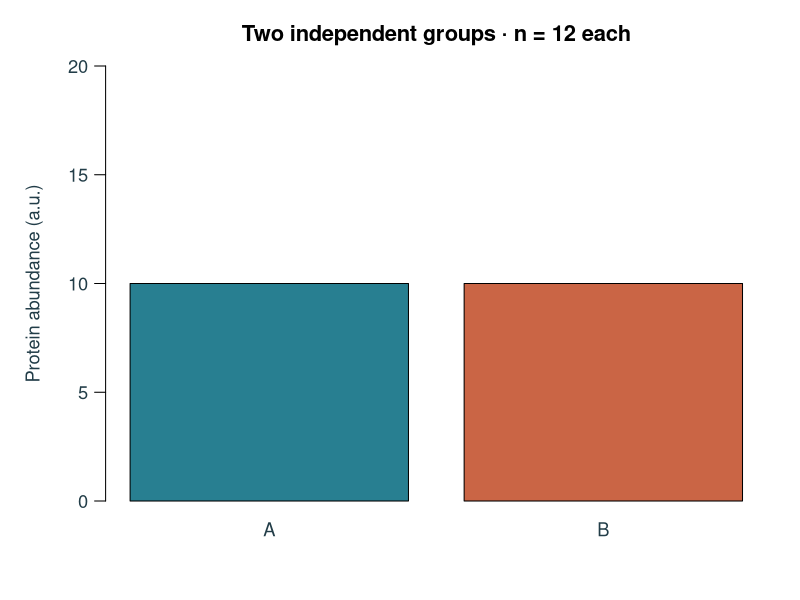
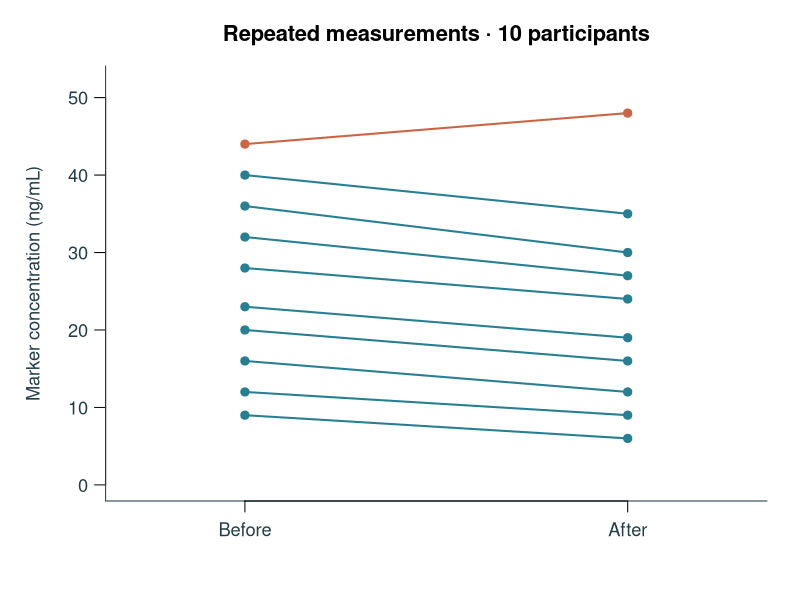
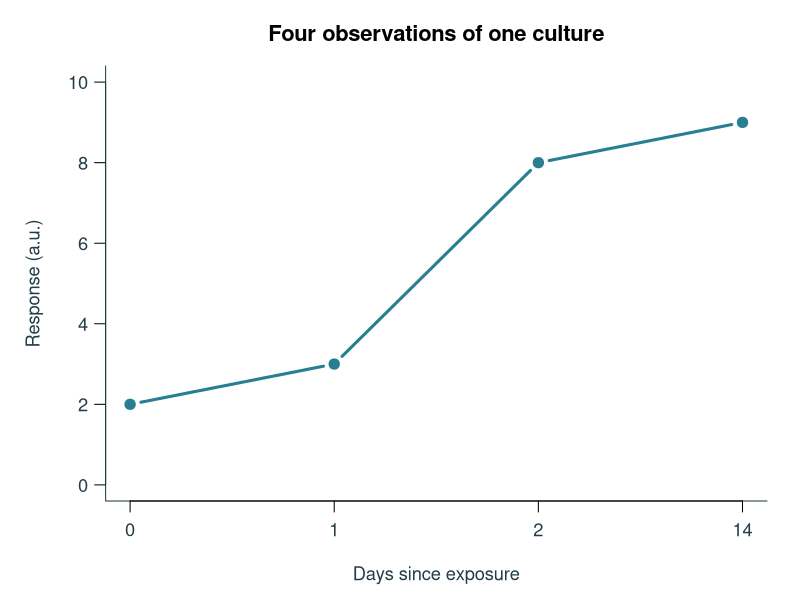
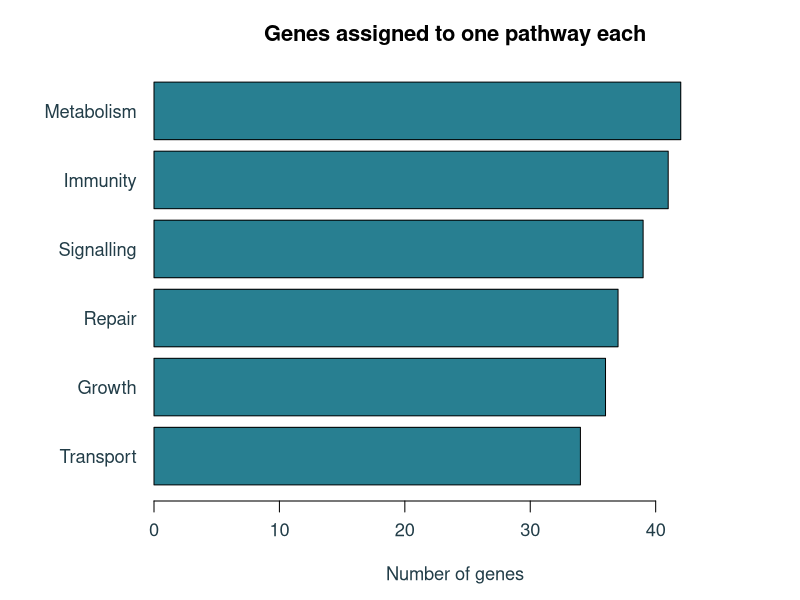
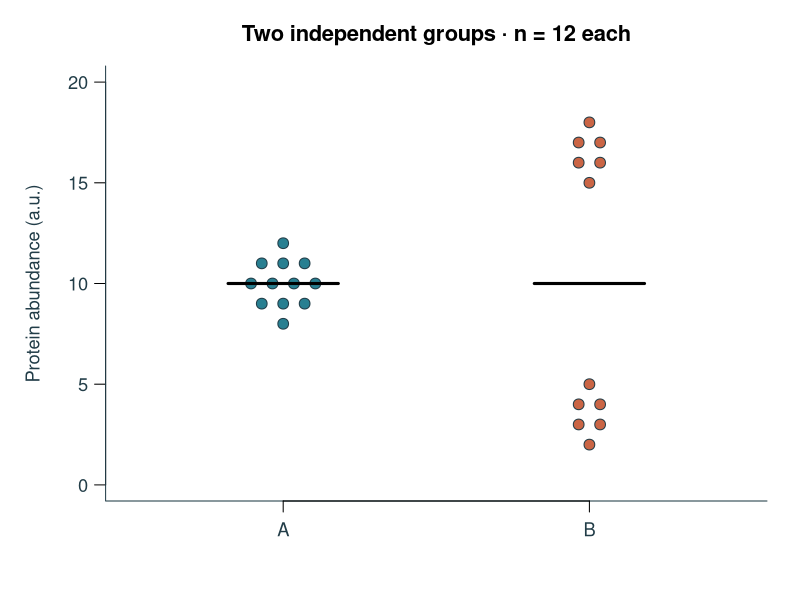
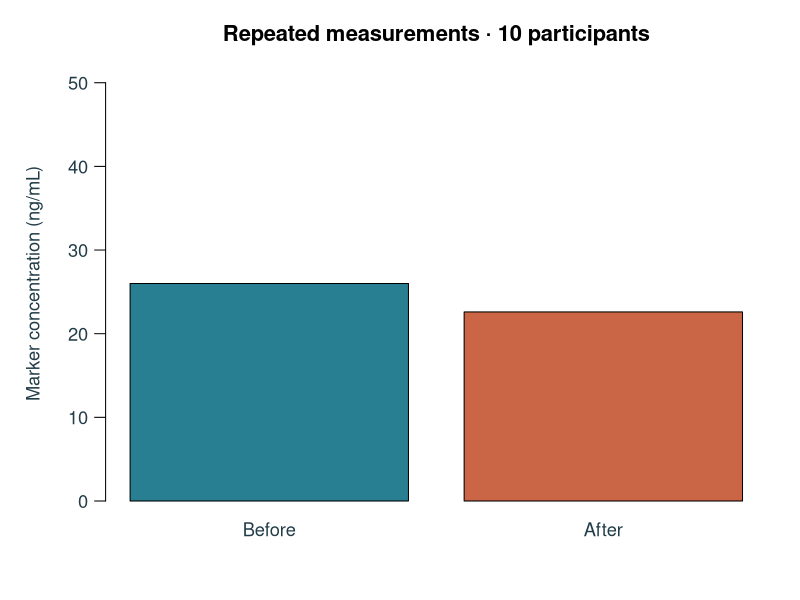
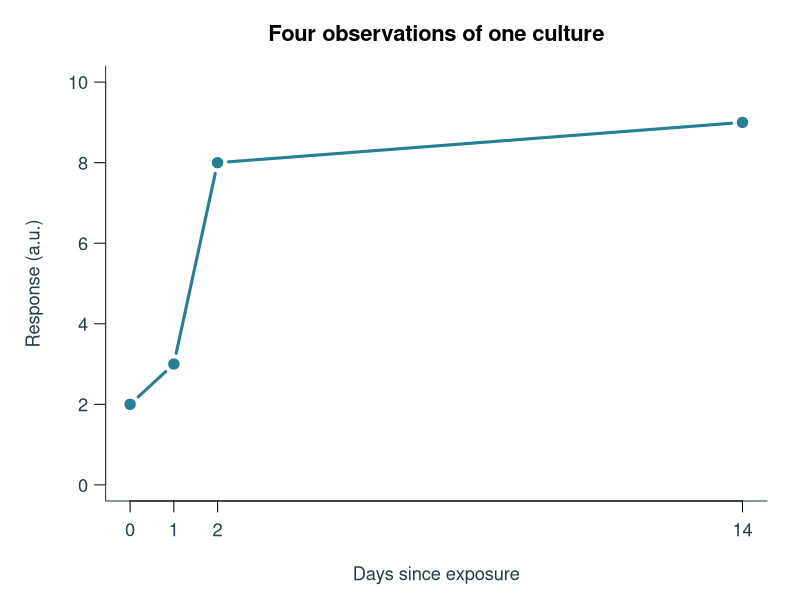
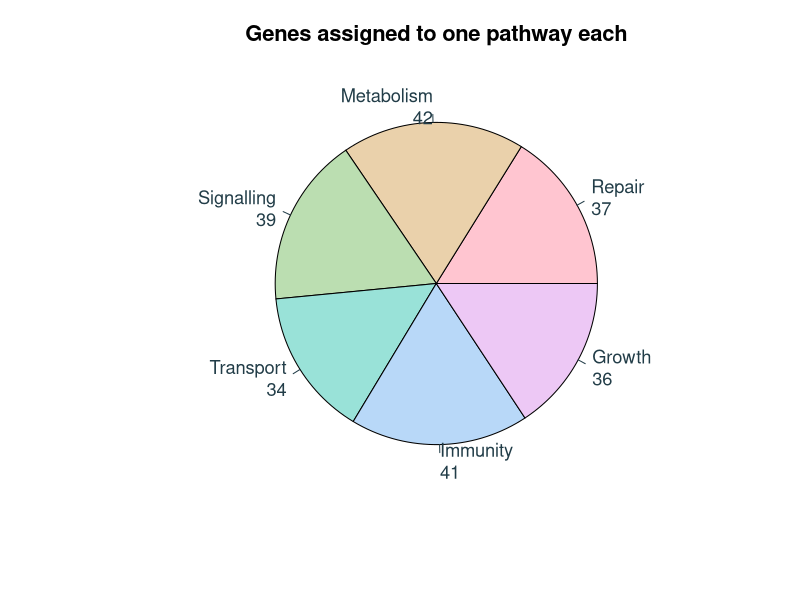

Here is the R script that generated these plots, in order: (Note: this script raises an error after producing the figures.)
# Rebuild original teaching figures. Only base R is required.
# Run from this folder: Rscript generate_plots.R
set.seed(42)
dir.create('assets', showWarnings=FALSE)
dir.create('data', showWarnings=FALSE)
blue <- '#287f91'; orange <- '#ca6545'; ink <- '#223d48'
start <- function(name,w=900,h=620) {
  png(file.path('assets',paste0(name,'.png')),width=w,height=h,res=120)
  par(mar=c(4.5,4.8,3,1.5), mgp=c(2.8,.8,0), col=ink,col.axis=ink,col.lab=ink,
      family='sans',las=1,cex=1.1,bty='l')
}
finish <- function() dev.off()
# Exactly the same rows feed both versions of each comparison.
d <- data.frame(id=1:12, A=c(8,9,9,10,10,10,10,11,11,12,9,11), B=c(2,3,3,4,4,5,15,16,16,17,17,18))
p <- data.frame(id=1:10, before=c(9,12,16,20,23,28,32,36,40,44),after=c(6,9,12,16,19,24,27,30,35,48))
t <- data.frame(day=c(0,1,2,14), response=c(2,3,8,9))
h <- matrix(c(.1,.2,.1,.3,.2,.3,.2,.4,.5,.6,.5,.7,.6,.7,.6,.8),4,4)
rank <- data.frame(pathway=c('Repair','Metabolism','Signalling','Transport','Immunity','Growth'),count=c(37,42,39,34,41,36))
write.csv(d,'data/distributions.csv',row.names=FALSE);write.csv(p,'data/paired.csv',row.names=FALSE)
write.csv(t,'data/time.csv',row.names=FALSE);write.csv(h,'data/heatmap.csv',row.names=FALSE)
write.csv(rank,'data/pathways.csv',row.names=FALSE)
for (v in c('a','b')) {
 start(paste0('distribution-',v))
 if(v=='a') barplot(c(mean(d$A),mean(d$B)),names.arg=c('A','B'),col=c(blue,orange),ylim=c(0,20),ylab='Protein abundance (a.u.)',main='Two independent groups · n = 12 each')
 else {plot(c(1,2),c(0,20),type='n',xlim=c(.5,2.5),ylim=c(0,20),xaxt='n',xlab='',ylab='Protein abundance (a.u.)',main='Two independent groups · n = 12 each');axis(1,1:2,c('A','B'));for(i in 1:2){values<-d[[i+1]];offset<-ave(values,values,FUN=function(z)(seq_along(z)-(length(z)+1)/2)*.07);points(i+offset,values,pch=21,bg=c(blue,orange)[i],cex=1.3);segments(i-.18,mean(values),i+.18,mean(values),lwd=3)}}
 finish()
 start(paste0('paired-',v))
 if(v=='b') barplot(c(mean(p$before),mean(p$after)),names.arg=c('Before','After'),col=c(blue,orange),ylim=c(0,52),ylab='Marker concentration (ng/mL)',main='Repeated measurements · 10 participants')
 else {plot(c(1,2),c(0,52),type='n',xlim=c(.7,2.3),xaxt='n',xlab='',ylab='Marker concentration (ng/mL)',main='Repeated measurements · 10 participants');axis(1,1:2,c('Before','After'));for(i in 1:nrow(p)){lines(1:2,c(p$before[i],p$after[i]),col=if(i==10)orange else blue,lwd=2);points(1:2,c(p$before[i],p$after[i]),pch=19,col=if(i==10)orange else blue)}}
 finish()
 start(paste0('time-',v))
 xx<-if(v=='a')1:4 else t$day
 plot(xx,t$response,type='b',pch=19,col=blue,lwd=3,xaxt='n',xlab='Days since exposure',ylab='Response (a.u.)',ylim=c(0,10),main='Four observations of one culture');axis(1,xx,t$day)
 finish()
 start(paste0('rank-',v))
 if(v=='a') {z<-rank[order(rank$count),];par(mar=c(4.5,7,3,2));barplot(z$count,names.arg=z$pathway,horiz=TRUE,col=blue,xlim=c(0,48),xlab='Number of genes',main='Genes assigned to one pathway each')}
 else pie(rank$count,labels=paste(rank$pathway,rank$count,sep='\n'),col=hcl.colors(6,'Pastel 1'),main='Genes assigned to one pathway each')
 finish()
}
for(v in c('a','b')) {
 start(paste0('heatmap-',v),1000,600);par(mfrow=c(1,2),mar=c(6,4,4,3))
 for(k in 1:2){mat<-h[,((k-1)*2+1):(k*2)];lim<-if(v=='a')range(mat) else c(0,1)
 image(1:2,1:4,t(mat),col=hcl.colors(20,'viridis'),zlim=lim,axes=FALSE,xlab='Sample',ylab='Gene',main=paste(c('Control','Treatment')[k],sprintf('\nColour scale: %.1f–%.1f',lim[1],lim[2])));axis(1,1:2,paste0('S',((k-1)*2+1):(k*2)));axis(2,1:4,paste0('G',1:4));for(i in 1:4)for(j in 1:2)text(j,i,sprintf('%.1f',mat[i,j]),col=if((mat[i,j]-lim[1])/diff(lim)<.55)'white' else 'black')
 mtext('Low = dark purple; high = yellow',side=1,line=4.4,cex=.8)}
 finish()
}
# Clearly flawed displays for the opening diagnostic round.
start('truncated');barplot(c(51,54),names.arg=c('Control','Treatment'),ylim=c(50,55),col=c(blue,orange),ylab='Survival (%)',main='A dramatic improvement?',xpd=FALSE);abline(h=50,col=ink);finish()
start('overlap-pie');pie(c(70,50,40),labels=c('Fatigue\n70%','Headache\n50%','Nausea\n40%'),col=c(blue,orange,'#b6a35a'),main='Symptoms reported by 100 participants');finish()
# Multi-panel composition: identical data and encodings, only layout changes.
for(v in c('a','b')) {
 start(paste0('layout-',v),1200,850)
 if(v=='a') layout(matrix(c(1,2,3,4),2,byrow=TRUE)) else layout(matrix(c(1,1,1,2,3,4),2,byrow=TRUE))
 par(mar=c(4,4.4,3,1),cex=if(v=='a')1 else .8)
 barplot(c(mean(d$A),mean(d$B)),col=c(blue,orange),names.arg=c('A','B'),ylim=c(0,20),ylab='Abundance (a.u.)',main='A  Group means · n = 12 each')
 boxplot(d$A,d$B,names=c('A','B'),col=c(blue,orange),ylim=c(0,20),ylab='Abundance (a.u.)',main='B  Distributions');stripchart(list(d$A,d$B),vertical=TRUE,method='stack',add=TRUE,pch=21,bg='white')
 plot(p$before,p$after,pch=19,col=blue,xlim=c(0,52),ylim=c(0,52),xlab='Before (ng/mL)',ylab='After (ng/mL)',main='C  Paired responses · n = 10');abline(0,1,lty=2)
 plot(t$day,t$response,type='b',pch=19,col=blue,xlab='Day',ylab='Response (a.u.)',ylim=c(0,10),main='D  One culture over time')
 finish()
}

# Short diagnostic examples: one visible problem, followed by a repair.
for (fixed in c(FALSE, TRUE)) {
 suffix <- if(fixed) 'fixed' else 'first'
 start(paste0('months-',suffix))
 order <- if(fixed) 1:4 else c(4,2,1,3)
 plot(1:4,c(10,20,30,40)[order],type='b',pch=19,lwd=3,col=blue,xaxt='n',xlab='Month',ylab='Number of samples',ylim=c(0,45),main='Samples collected')
 axis(1,1:4,c('January','February','March','April')[order]);finish()
 start(paste0('units-',suffix))
 barplot(c(12,18),names.arg=c('A','B'),col=blue,ylim=c(0,22),ylab=if(fixed)'Concentration (mg/L)' else 'Value',main='Two water samples');finish()
 start(paste0('circles-',suffix))
 par(mar=c(1,1,3,1));plot.new();plot.window(xlim=c(0,8),ylim=c(0,4),asp=1)
 symbols(c(2,6),c(2,2),circles=c(.6,if(fixed).6*sqrt(2) else 1.2),inches=FALSE,add=TRUE,bg=blue,fg=blue)
 text(c(2,6),c(.25,.25),c('A: 10 cells','B: 20 cells'));title('Cell counts');finish()
 start(paste0('ticks-',suffix))
 plot(1:4,if(fixed)c(0,10,20,100) else c(0,1,2,3),type='b',col=blue,lwd=3,pch=19,xaxt='n',yaxt='n',xlab='Day',ylab='Number of colonies',main='Colonies counted each day')
 axis(1,1:4,1:4);if(fixed)axis(2,seq(0,100,20)) else axis(2,0:3,c(0,10,20,100));finish()
 start(paste0('labels-',suffix))
 labs<-c('Untreated control','Low-dose treatment','Medium-dose treatment','High-dose treatment')
 if(fixed){par(mar=c(4,12,3,2));barplot(c(10,14,18,22),names.arg=labs,horiz=TRUE,col=blue,xlab='Number of colonies',main='Colonies by condition')}else{par(mar=c(5.5,4.8,3,2));barplot(c(10,14,18,22),names.arg=c('Untreated\ncontrol','Low-dose\ntreatment','Medium-dose\ntreatment','High-dose\ntreatment'),col=blue,ylab='Number of colonies',main='Colonies by condition',cex.names=.9)};finish()
 start(paste0('legend-',suffix))
 plot(1:4,c(2,3,4,5),type='b',pch=19,col=blue,lwd=3,ylim=c(0,10),xlab='Day',ylab='Number of colonies',main='Control and treatment cultures',xaxt='n');axis(1,1:4)
 lines(1:4,c(3,5,7,9),type='b',pch=17,col=orange,lwd=3)
 if(fixed)legend('topleft',c('Control','Treatment'),col=c(blue,orange),pch=c(19,17),lty=1,bty='n');finish()
 start(paste0('denominator-',suffix))
 vals<-if(fixed)c(10,20) else c(10,40)
 barplot(vals,names.arg=c('Lab A','Lab B'),col=c(blue,orange),ylim=c(0,45),ylab=if(fixed)'Contaminated samples (%)' else 'Contaminated samples (count)',main='Contamination in two laboratories');finish()
 start(paste0('pie-values-',suffix))
 pie(if(fixed)c(75,25) else c(50,50),labels=c('Passed: 75%','Failed: 25%'),col=c(blue,orange),main='Quality check: 100 samples');finish()
}

# More single-issue examples and repairs of the original opening cases.
start('truncated-fixed');barplot(c(51,54),names.arg=c('Control','Treatment'),ylim=c(0,100),col=c(blue,orange),ylab='Survival (%)',main='Survival by group');finish()
start('overlap-fixed');barplot(c(70,50,40),names.arg=c('Fatigue','Headache','Nausea'),ylim=c(0,100),col=blue,ylab='Participants reporting symptom (%)',main='Symptoms reported by 100 participants');finish()
for(fixed in c(FALSE,TRUE)){
 suffix<-if(fixed)'fixed' else 'first'
 start(paste0('claim-',suffix));barplot(c(10,12),names.arg=c('Before','After'),col=blue,ylim=c(0,15),ylab='Number of colonies',main=if(fixed)'Colony count increased from 10 to 12' else 'Colony count doubled!');finish()
 start(paste0('missing-',suffix));plot(1:4,c(10,12,if(fixed)NA else 0,14),type='b',pch=19,lwd=3,col=blue,ylim=c(0,16),xaxt='n',xlab='Day',ylab='Number of colonies',main='Daily colony count');axis(1,1:4);if(fixed)text(3,7,'Not measured');finish()
 start(paste0('widths-',suffix));barplot(c(20,20),width=if(fixed)c(1,1) else c(1,3),names.arg=c('A','B'),col=blue,ylim=c(0,25),ylab='Number of samples',main='Samples collected by two labs');finish()
 start(paste0('contrast-',suffix));par(mar=c(4.5,4.5,3,1));image(1:2,1:2,matrix(c(.1,.2,.8,.9),2),col=hcl.colors(20,'viridis'),zlim=c(0,1),axes=FALSE,xlab='Sample',ylab='Gene',main='Allele frequency');axis(1,1:2,c('S1','S2'));axis(2,1:2,c('G1','G2'));for(x in 1:2)for(y in 1:2){v<-matrix(c(.1,.2,.8,.9),2)[x,y];text(x,y,v,col=if(fixed&&v<.5)'white' else 'black',cex=1.7)};finish()
 start(paste0('incomplete-',suffix));pie(if(fixed)c(40,30,20,10) else c(40,30,20),labels=if(fixed)c('A: 40%','B: 30%','C: 20%','Other: 10%') else c('A: 40%','B: 30%','C: 20%'),col=c(blue,orange,'#c0ab60','#aaa'),main='Sample types: 100 samples');finish()
}
# Redraw of values printed on the real NHS birthday graphic (not raw survey data).
start('real-cake-redraw',1000,800);par(mar=c(4,17,3,2));vals<-c(37,30,23,20,19,16,10,9,4,3);labs<-c('Charity event','Ribbon or wristband','Prizes for NHS workers','School lessons','No celebration','Extra bank holiday','Hospital birthday parties',"Don't know",'Street parties','Other');barplot(rev(vals),names.arg=rev(labs),horiz=TRUE,col=blue,xlim=c(0,40),xlab='Percentage printed in original graphic',main='Preferences for the NHS 65th birthday');finish()
